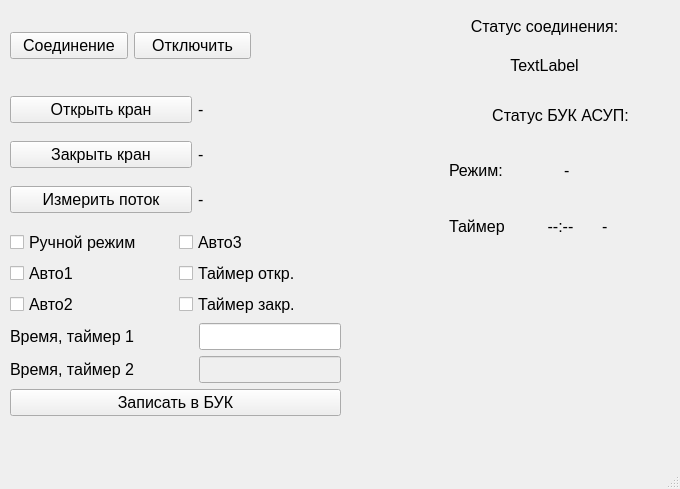
<?xml version="1.0" encoding="UTF-8"?>
<ui version="4.0">
 <class>MainWindow</class>
 <widget class="QMainWindow" name="MainWindow">
  <property name="geometry">
   <rect>
    <x>0</x>
    <y>0</y>
    <width>680</width>
    <height>489</height>
   </rect>
  </property>
  <property name="windowTitle">
   <string>poBUK_ASUP</string>
  </property>
  <widget class="QWidget" name="centralwidget">
   <widget class="QWidget" name="horizontalLayoutWidget">
    <property name="geometry">
     <rect>
      <x>10</x>
      <y>10</y>
      <width>241</width>
      <height>71</height>
     </rect>
    </property>
    <layout class="QHBoxLayout" name="horizontalLayout">
     <item>
      <widget class="QPushButton" name="connectButton">
       <property name="font">
        <font>
         <pointsize>12</pointsize>
        </font>
       </property>
       <property name="text">
        <string>Соединение</string>
       </property>
      </widget>
     </item>
     <item>
      <widget class="QPushButton" name="disconnectButton">
       <property name="font">
        <font>
         <pointsize>12</pointsize>
        </font>
       </property>
       <property name="text">
        <string>Отключить</string>
       </property>
      </widget>
     </item>
    </layout>
   </widget>
   <widget class="QWidget" name="verticalLayoutWidget">
    <property name="geometry">
     <rect>
      <x>449</x>
      <y>10</y>
      <width>191</width>
      <height>71</height>
     </rect>
    </property>
    <layout class="QVBoxLayout" name="verticalLayout">
     <item>
      <widget class="QLabel" name="label">
       <property name="font">
        <font>
         <pointsize>12</pointsize>
        </font>
       </property>
       <property name="text">
        <string>Статус соединения:</string>
       </property>
       <property name="alignment">
        <set>Qt::AlignCenter</set>
       </property>
      </widget>
     </item>
     <item>
      <widget class="QLabel" name="state_label">
       <property name="font">
        <font>
         <pointsize>12</pointsize>
        </font>
       </property>
       <property name="text">
        <string>TextLabel</string>
       </property>
       <property name="alignment">
        <set>Qt::AlignCenter</set>
       </property>
      </widget>
     </item>
    </layout>
   </widget>
   <widget class="QWidget" name="verticalLayoutWidget_4">
    <property name="geometry">
     <rect>
      <x>449</x>
      <y>90</y>
      <width>223</width>
      <height>161</height>
     </rect>
    </property>
    <layout class="QVBoxLayout" name="verticalLayout_4">
     <item>
      <widget class="QLabel" name="label_2">
       <property name="font">
        <font>
         <pointsize>12</pointsize>
        </font>
       </property>
       <property name="text">
        <string>Статус БУК АСУП:</string>
       </property>
       <property name="alignment">
        <set>Qt::AlignCenter</set>
       </property>
      </widget>
     </item>
     <item>
      <layout class="QHBoxLayout" name="horizontalLayout_10">
       <item>
        <widget class="QLabel" name="mode_title">
         <property name="font">
          <font>
           <pointsize>12</pointsize>
          </font>
         </property>
         <property name="text">
          <string>Режим:</string>
         </property>
        </widget>
       </item>
       <item>
        <widget class="QLabel" name="state_BUK_label">
         <property name="font">
          <font>
           <pointsize>12</pointsize>
          </font>
         </property>
         <property name="text">
          <string>-</string>
         </property>
        </widget>
       </item>
      </layout>
     </item>
     <item>
      <layout class="QHBoxLayout" name="horizontalLayout_5">
       <item>
        <widget class="QLabel" name="timer_title">
         <property name="font">
          <font>
           <pointsize>12</pointsize>
          </font>
         </property>
         <property name="text">
          <string>Таймер</string>
         </property>
        </widget>
       </item>
       <item>
        <widget class="QLabel" name="timer_state_label">
         <property name="font">
          <font>
           <pointsize>12</pointsize>
          </font>
         </property>
         <property name="text">
          <string>--:--</string>
         </property>
         <property name="alignment">
          <set>Qt::AlignCenter</set>
         </property>
        </widget>
       </item>
       <item>
        <widget class="QLabel" name="timer_open_close_label">
         <property name="font">
          <font>
           <pointsize>12</pointsize>
          </font>
         </property>
         <property name="text">
          <string>-</string>
         </property>
        </widget>
       </item>
      </layout>
     </item>
    </layout>
   </widget>
   <widget class="QWidget" name="verticalLayoutWidget_2">
    <property name="geometry">
     <rect>
      <x>10</x>
      <y>90</y>
      <width>369</width>
      <height>129</height>
     </rect>
    </property>
    <layout class="QVBoxLayout" name="verticalLayout_2">
     <item>
      <layout class="QHBoxLayout" name="horizontalLayout_2">
       <item>
        <widget class="QPushButton" name="tap_open_button">
         <property name="font">
          <font>
           <pointsize>12</pointsize>
          </font>
         </property>
         <property name="text">
          <string>Открыть кран</string>
         </property>
        </widget>
       </item>
       <item>
        <widget class="QLabel" name="open_tap_label">
         <property name="font">
          <font>
           <pointsize>12</pointsize>
          </font>
         </property>
         <property name="text">
          <string>-</string>
         </property>
        </widget>
       </item>
      </layout>
     </item>
     <item>
      <layout class="QHBoxLayout" name="horizontalLayout_3">
       <item>
        <widget class="QPushButton" name="tap_close_button">
         <property name="font">
          <font>
           <pointsize>12</pointsize>
          </font>
         </property>
         <property name="text">
          <string>Закрыть кран</string>
         </property>
        </widget>
       </item>
       <item>
        <widget class="QLabel" name="close_tap_label">
         <property name="font">
          <font>
           <pointsize>12</pointsize>
          </font>
         </property>
         <property name="text">
          <string>-</string>
         </property>
        </widget>
       </item>
      </layout>
     </item>
     <item>
      <layout class="QHBoxLayout" name="horizontalLayout_4">
       <item>
        <widget class="QPushButton" name="stream_meas_button">
         <property name="font">
          <font>
           <pointsize>12</pointsize>
          </font>
         </property>
         <property name="text">
          <string>Измерить поток</string>
         </property>
        </widget>
       </item>
       <item>
        <widget class="QLabel" name="stream_meas_label">
         <property name="font">
          <font>
           <pointsize>12</pointsize>
          </font>
         </property>
         <property name="text">
          <string>-</string>
         </property>
         <property name="scaledContents">
          <bool>true</bool>
         </property>
        </widget>
       </item>
      </layout>
     </item>
    </layout>
   </widget>
   <widget class="QWidget" name="verticalLayoutWidget_6">
    <property name="geometry">
     <rect>
      <x>10</x>
      <y>230</y>
      <width>331</width>
      <height>188</height>
     </rect>
    </property>
    <layout class="QVBoxLayout" name="verticalLayout_6">
     <item>
      <layout class="QHBoxLayout" name="horizontalLayout_6">
       <item>
        <layout class="QVBoxLayout" name="verticalLayout_3">
         <item>
          <widget class="QCheckBox" name="set_manual_checkBox">
           <property name="font">
            <font>
             <pointsize>12</pointsize>
            </font>
           </property>
           <property name="text">
            <string>Ручной режим</string>
           </property>
          </widget>
         </item>
         <item>
          <widget class="QCheckBox" name="set_auto1_checkBox">
           <property name="font">
            <font>
             <pointsize>12</pointsize>
            </font>
           </property>
           <property name="text">
            <string>Авто1</string>
           </property>
          </widget>
         </item>
         <item>
          <widget class="QCheckBox" name="set_auto2_checkBox">
           <property name="font">
            <font>
             <pointsize>12</pointsize>
            </font>
           </property>
           <property name="text">
            <string>Авто2</string>
           </property>
          </widget>
         </item>
        </layout>
       </item>
       <item>
        <layout class="QVBoxLayout" name="verticalLayout_5">
         <item>
          <widget class="QCheckBox" name="set_auto3_checkBox">
           <property name="font">
            <font>
             <pointsize>12</pointsize>
            </font>
           </property>
           <property name="text">
            <string>Авто3</string>
           </property>
          </widget>
         </item>
         <item>
          <widget class="QCheckBox" name="set_timer_open_checkBox">
           <property name="font">
            <font>
             <pointsize>12</pointsize>
            </font>
           </property>
           <property name="text">
            <string>Таймер откр.</string>
           </property>
          </widget>
         </item>
         <item>
          <widget class="QCheckBox" name="set_timer_close_checkBox">
           <property name="font">
            <font>
             <pointsize>12</pointsize>
            </font>
           </property>
           <property name="text">
            <string>Таймер закр.</string>
           </property>
          </widget>
         </item>
        </layout>
       </item>
      </layout>
     </item>
     <item>
      <layout class="QHBoxLayout" name="horizontalLayout_7">
       <item>
        <widget class="QLabel" name="timer1_label">
         <property name="font">
          <font>
           <pointsize>12</pointsize>
          </font>
         </property>
         <property name="text">
          <string>Время, таймер 1</string>
         </property>
        </widget>
       </item>
       <item>
        <widget class="QLineEdit" name="set_timer1_value_lineEdit">
         <property name="sizePolicy">
          <sizepolicy hsizetype="Fixed" vsizetype="Fixed">
           <horstretch>0</horstretch>
           <verstretch>0</verstretch>
          </sizepolicy>
         </property>
         <property name="font">
          <font>
           <pointsize>12</pointsize>
          </font>
         </property>
        </widget>
       </item>
      </layout>
     </item>
     <item>
      <layout class="QHBoxLayout" name="horizontalLayout_9">
       <item>
        <widget class="QLabel" name="timer2_label">
         <property name="font">
          <font>
           <pointsize>12</pointsize>
          </font>
         </property>
         <property name="text">
          <string>Время, таймер 2</string>
         </property>
        </widget>
       </item>
       <item>
        <widget class="QLineEdit" name="set_timer2_value_lineEdit">
         <property name="enabled">
          <bool>false</bool>
         </property>
         <property name="sizePolicy">
          <sizepolicy hsizetype="Fixed" vsizetype="Fixed">
           <horstretch>0</horstretch>
           <verstretch>0</verstretch>
          </sizepolicy>
         </property>
         <property name="font">
          <font>
           <pointsize>12</pointsize>
          </font>
         </property>
        </widget>
       </item>
      </layout>
     </item>
     <item>
      <layout class="QHBoxLayout" name="horizontalLayout_8">
       <item>
        <widget class="QPushButton" name="sendState_Button">
         <property name="sizePolicy">
          <sizepolicy hsizetype="Expanding" vsizetype="Fixed">
           <horstretch>0</horstretch>
           <verstretch>0</verstretch>
          </sizepolicy>
         </property>
         <property name="font">
          <font>
           <pointsize>12</pointsize>
          </font>
         </property>
         <property name="layoutDirection">
          <enum>Qt::LeftToRight</enum>
         </property>
         <property name="text">
          <string>Записать в БУК</string>
         </property>
        </widget>
       </item>
      </layout>
     </item>
    </layout>
   </widget>
  </widget>
  <widget class="QMenuBar" name="menubar">
   <property name="geometry">
    <rect>
     <x>0</x>
     <y>0</y>
     <width>680</width>
     <height>21</height>
    </rect>
   </property>
  </widget>
  <widget class="QStatusBar" name="statusbar"/>
 </widget>
 <resources/>
 <connections/>
</ui>
